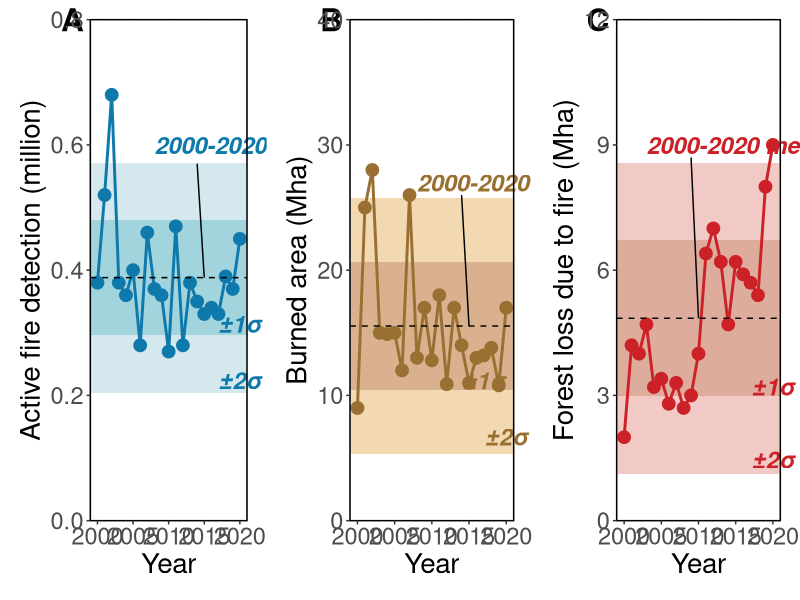

Generate this figure with R:
#source DOI: 10.1126/science.ade0805
#date：2024-03-14

Year=c(2000,2001,2002,2003,2004,2005,2006,2007,2008,2009,2010,2011,2012,2013,2014,2015,2016,2017,2018,2019,2020)
y1=c(0.38,0.52,0.68,0.38,0.36,0.4,0.28,0.46,0.37,0.36,0.27,0.47,0.28,0.38,0.35,0.33,0.34,0.33,0.39,0.37,0.45)
y2=c(9,25,28,15,14.9,15,12,26,13,17,12.8,18,10.9,17,14,11,13,13.2,13.8,10.8,17)
y3=c(2,4.2,4,4.7,3.2,3.4,2.8,3.3,2.7,3,4,6.4,7,6.2,4.7,6.2,5.9,5.7,5.4,8,9)
data1=data.frame(Year,y1)
sd1=sd(y1)
m1=mean(y1)
data2=data.frame(Year,y2)
sd2=sd(y2)
m2=mean(y2)
data3=data.frame(Year,y3)
sd3=sd(y3)
m3=mean(y3)
library(ggplot2)

p1=ggplot(data=data1,aes(x=Year,y=y1))+ 
  #the confidence band with different width
  geom_rect(aes(xmin=-Inf,xmax=Inf,ymin=m1-sd1*2,ymax=m1+sd1*2),fill="#d5eaed",alpha=0.2)+
  geom_rect(aes(xmin=-Inf,xmax=Inf,ymin=m1-sd1,ymax=m1+sd1),fill="#a2d4df",alpha=0.2)+
  #the points and line
  geom_point(color="#0F79AB",size=4)+
  geom_line(color="#0F79AB",lwd=1)+
  #the reference line
  geom_hline(yintercept=mean(y1),lty=2)+
  #set the backgroud being white
  theme(panel.background = element_rect(fill="white",color="grey"), 
        axis.title=element_text(size=20),
        #set the space around the chart clockwise from the top
        plot.margin = margin(0.5,0.5,0.5,0.5,"cm"),
        #set the picture border, fill to select "NA", otherwise automatically default to white
        panel.border = element_rect(color="black",fill="NA"),
        axis.text=element_text(size=17))+  
  labs(y="Active fire detection (million)")+
  #remove the white space on both sides of the y axis
  scale_y_continuous(limits=c(0,0.8),expand=c(0,0))+
  #change the font type
  annotate("text",x=2020,y=0.21,vjust=0,label="±2σ",size=6,color="#0F79AB",fontface="bold.italic")+
  annotate("text",x=2020,y=0.3,vjust=0,label="±1σ",size=6,color="#0F79AB",fontface="bold.italic")+
  annotate("text",x=2008,y=0.6,hjust=0,label="2000-2020 mean",fontface="bold.italic",size=6,color="#0F79AB")+
  annotate("segment",x=2014,xend=2015,y=0.57,yend=m1,size=0.5)+
  #make sure the axes don't expand to the left when set <2000, add them in annotate outside the diagram
  coord_cartesian(clip="off",xlim=c(2000,2020))+
  annotate("text",x=1996.5,y=0.8,label="A",size=8,fontface="bold")

p2=ggplot(data=data2,aes(x=Year,y=y2))+  
  geom_rect(aes(xmin=-Inf,xmax=Inf,ymin=m2-sd2*2,ymax=m2+sd2*2),fill="#f4dbb2",alpha=0.2)+
  geom_rect(aes(xmin=-Inf,xmax=Inf,ymin=m2-sd2,ymax=m2+sd2),fill="#d9b38f",alpha=0.2)+
  geom_point(color="#997031",size=4)+
  geom_line(color="#997031",lwd=1)+
  geom_hline(yintercept=mean(y2),lty=2)+
  theme(panel.background = element_rect(fill="white",color="grey"),
        axis.title=element_text(size=20),
        plot.margin = margin(0.5,0.5,0.5,0.5,"cm"),
        panel.border = element_rect(color="black",fill="NA"),
        axis.text=element_text(size=17))+
  labs(y="Burned area (Mha)")+
  scale_y_continuous(limits=c(0,40),expand=c(0,0))+
  annotate("text",x=2020,y=6,vjust=0,label="±2σ",size=6,color="#997031",fontface="bold.italic")+
  annotate("text",x=2017,y=10.5,vjust=0,label="±1σ",size=6,color="#997031",fontface="bold.italic")+
  annotate("text",x=2008,y=27,hjust=0,label="2000-2020 mean",size=6,color="#997031",fontface="bold.italic")+
  annotate("segment",x=2014,xend=2015,y=26,yend=m2,size=0.5)+
  coord_cartesian(clip="off",xlim=c(2000,2020))+  #保证坐标轴不会因为想设置<2000的坐标就向左扩展
  annotate("text",x=1996.5,y=40,label="B",size=8,fontface="bold")

p3=ggplot(data=data3,aes(x=Year,y=y3))+  
  geom_rect(aes(xmin=-Inf,xmax=Inf,ymin=m3-sd3*2,ymax=m3+sd3*2),fill="#f3cbc3",alpha=0.2)+
  geom_rect(aes(xmin=-Inf,xmax=Inf,ymin=m3-sd3,ymax=m3+sd3),fill="#dfae9d",alpha=0.2)+
  geom_point(color="#cc2127",size=4)+
  geom_line(color="#cc2127",lwd=1)+
  geom_hline(yintercept=mean(y3),lty=2)+
  theme(panel.background = element_rect(fill="white",color="grey"),
        axis.title=element_text(size=20),
        plot.margin = margin(0.5,0.5,0.5,0.5,"cm"),
        panel.border = element_rect(color="black",fill="NA"),
        axis.text=element_text(size=17))+
  labs(y="Forest loss due to fire (Mha)")+
  scale_y_continuous(limits=c(0,12),expand=c(0,0))+
  annotate("text",x=2020,y=1.25,vjust=0,label="±2σ",size=6,color="#cc2127",fontface="bold.italic")+
  annotate("text",x=2020,y=3,vjust=0,label="±1σ",size=6,color="#cc2127",fontface="bold.italic")+
  annotate("text",x=2003,y=9,hjust=0,label="2000-2020 mean",size=6,color="#cc2127",fontface="bold.italic")+
  annotate("segment",x=2009,xend=2010,y=8.7,yend=m3,size=0.5)+  
  coord_cartesian(clip="off",xlim=c(2000,2020))+
  annotate("text",x=1996.5,y=12,label="C",size=8,fontface="bold")

library(gridExtra)
p4=grid.arrange(p1,p2,p3,ncol=3)
p4